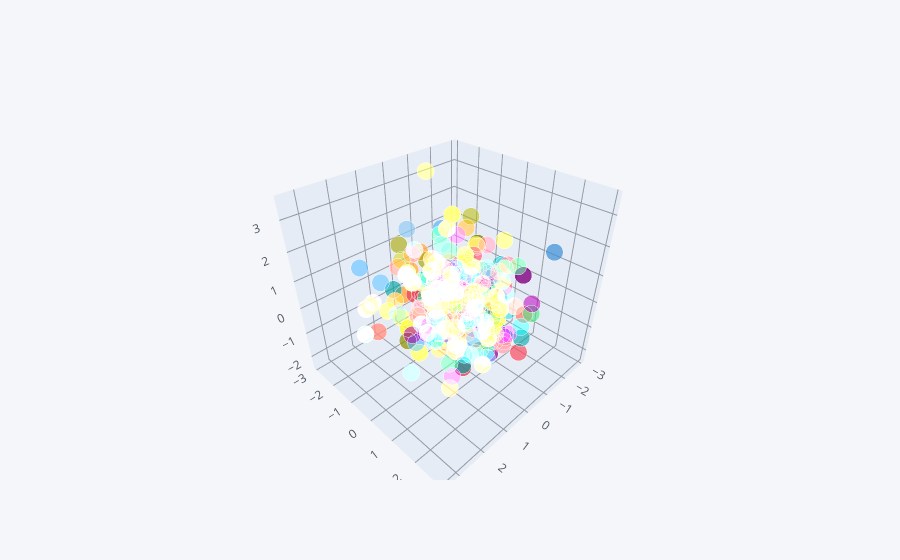

Notebook code cell kept with this figure:
### Code cell
cf.datagen.scatter3d(2, 150, mode = 'stocks').iplot(kind = 'scatter3d', x = 'x', y= 'y', z = 'z')

### Figure 1 — Plotly figure (JSON) as saved in the notebook; plotly's stock layout.template omitted (floating-point values rounded to 4 significant figures; data arrays with more than 128 entries replaced by an {"elided": "..."} marker saying what was removed)
{"data": [{"marker": {"color": {"elided": "300 str values"}, "opacity": 0.8, "size": {"elided": "300 int values"}, "symbol": "circle"}, "mode": "markers", "text": {"elided": "300 str values"}, "type": "scatter3d", "x": {"elided": "300 float values"}, "y": {"elided": "300 float values"}, "z": {"elided": "300 float values"}}], "layout": {"legend": {"bgcolor": "#F5F6F9", "font": {"color": "#4D5663"}}, "paper_bgcolor": "#F5F6F9", "plot_bgcolor": "#F5F6F9", "scene": {"xaxis": {"gridcolor": "#9499A3", "showgrid": true, "tickfont": {"color": "#4D5663"}, "title": {"font": {"color": "#4D5663"}, "text": ""}, "zerolinecolor": "#9499A3"}, "yaxis": {"gridcolor": "#9499A3", "showgrid": true, "tickfont": {"color": "#4D5663"}, "title": {"font": {"color": "#4D5663"}, "text": ""}, "zerolinecolor": "#9499A3"}, "zaxis": {"gridcolor": "#9499A3", "showgrid": true, "tickfont": {"color": "#4D5663"}, "title": {"font": {"color": "#4D5663"}, "text": ""}, "zerolinecolor": "#9499A3"}}, "title": {"font": {"color": "#4D5663"}}}}
